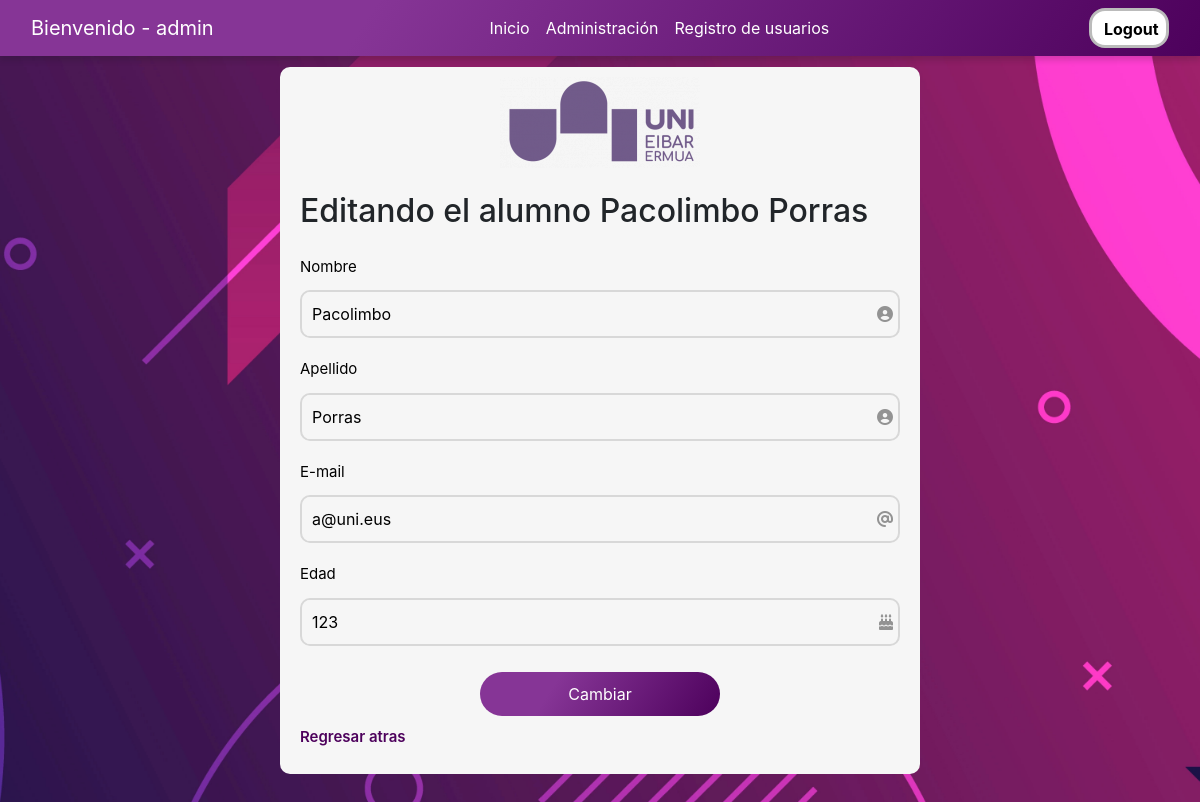
The page /Templates/editar.php?id=1 (signed in) on the database its author committed.
### tables this page shows
CREATE TABLE `alumnos` (
  `id` int(11) UNSIGNED NOT NULL,
  `nombre` varchar(30) NOT NULL,
  `apellido` varchar(30) NOT NULL,
  `email` varchar(50) NOT NULL,
  `edad` int(3) DEFAULT NULL,
  `created_at` timestamp NOT NULL DEFAULT current_timestamp(),
  `updated_at` timestamp NOT NULL DEFAULT current_timestamp(),
  `id_curso` int(11) DEFAULT NULL
);

### Templates/editar.php (the view, shortened to what this page needs)
<?php
$config = include '../Model/config.php';
$resultado = [
  'error' => false,
  'mensaje' => ''
];
try {
  $dsn = 'mysql:host=' . $config['db']['host'] . ';dbname=' . $config['db']['name'];
  $conexion = new PDO($dsn, $config['db']['user'], $config['db']['pass'], $config['db']['options']);
  $id = $_GET['id'];
  $consultaSQL = "SELECT * FROM alumnos WHERE id =" . $id;
  $sentencia = $conexion->prepare($consultaSQL);
  $sentencia->execute();
  $alumno = $sentencia->fetch(PDO::FETCH_ASSOC);
} catch(PDOException $error) {
  $resultado['error'] = true;
  $resultado['mensaje'] = $error->getMessage();
}
?>
<?php require "../templates/header.php"; ?>
<?php
if (isset($alumno) && $alumno) {
  ?>
  <div class="flex-r">
    <div class="flex-r login-wrapper">
      <div class="login-text">
        <div class="logo">
          <span><img src="../Images/logo.png" alt="" class="imgLogo"></span>
        </div>
        <h2 class="mt-4">Editando el alumno <?= ($alumno['nombre']) . ' ' . ($alumno['apellido'])  ?></h2>
        <form action="" method="POST" name="login_form" class="flex-c form">
          <div class="input-box">
            <span class="label">Nombre</span>
            <div class=" flex-r input">
              <input name="nombre" id="nombre" value="<?= ($alumno['nombre']) ?>" type="text" placeholder="">
              <i class="fa fa-user-circle"></i>
            </div>
          </div>
          <div class="input-box">
            <span class="label">Apellido</span>
            <div class=" flex-r input">
              <input name="apellido" id="apellido" value="<?= ($alumno['apellido']) ?>" type="text" placeholder="">
              <i class="fa fa-user-circle"></i>
            </div>
          </div>
          <div class="input-box">
              <span class="label">E-mail</span>
              <div class=" flex-r input">
                <input name="email" id="email" value="<?= ($alumno['email']) ?>" type="email" placeholder="user@uni.eus" pattern=".+@uni\.eus" required>
                <i class="fas fa-at"></i>
              </div>
          </div>
          <div class="input-box">
            <span class="label">Edad</span>
            <div class=" flex-r input">
              <input type="text" name="edad" id="edad" value="<?= ($alumno['edad']) ?>" type="number" placeholder="" min=0 max=100>
              <i class="fa-solid fa-cake-candles"></i>
            </div>
          </div>
          <input name="submit" type="submit" class="btn_input" value="Cambiar">
          <span class="extra-line">
            <a href="administrazioa.php">Regresar atras</a>
          </span>
        </form>
      </div>
    </div>
  </div>
  <?php
}
?>
<?php require "../templates/footer.php"; ?>

### Styles/styles.css (style rules this page uses)
html , body { min-height: 100% !important; height: 100%; }
body { background-image: url("../Images/bg.jpg"); background-repeat: no-repeat; background-position: center; background-attachment: fixed; background-size: cover; }
.flex-r, .flex-c { justify-content: center; align-items: center; display: flex; }
.flex-c { flex-direction: column; }
.flex-r { margin-top: 2%; flex-direction: row; }
.login-text { background-color: #f6f6f6; width: 40rem; margin: auto; margin-top: 3%; min-height: 500px; border-radius: 10px; padding: 10px 20px; }
.logo { margin-bottom: 20px; }
.logo span, .logo span i { font-size: 25px; color: #0d8aa7; }
.logo img { display:block; margin:auto; }
.form { align-items: flex-start !important; width: 100%; margin-top: 15px; }
.input-box { margin: 10px 0px; width: 100%; }
.label { font-size: 15px; color: black; margin-bottom: 3px; }
.input { background-color: #f6f6f6; padding: 0px 5px; border: 2px solid rgba(216, 216, 216, 1); border-radius: 10px; overflow: hidden; justify-content: flex-start; }
input { border: none; outline: none; padding: 10px 5px; background-color: #f6f6f6; flex: 1; }
.input i { color: rgba(0, 0, 0, 0.4); }
.btn_input { color: #ffffff; border-radius: 30px; padding: 10px 15px; background: linear-gradient(122.33deg, #863596 30.62%, #4d015c 100%); margin: auto; margin-top: 1rem; margin-bottom: 10px; justify-content: center; font-size: 16px; transition: all 0.3s linear; width: 15rem; }
.extra-line { font-size: 15px; font-weight: 600; }
.extra-line a { color: #4d015c; }

### Styles/navbar.css (style rules this page uses)
a { color:white; text-decoration: none; }

### rows shown on the page
alumnos: nombre "Pacolimbo", apellido "Porras", email "a@uni.eus", edad "123"

### other values the page prints
$_SESSION["username"] "admin"
